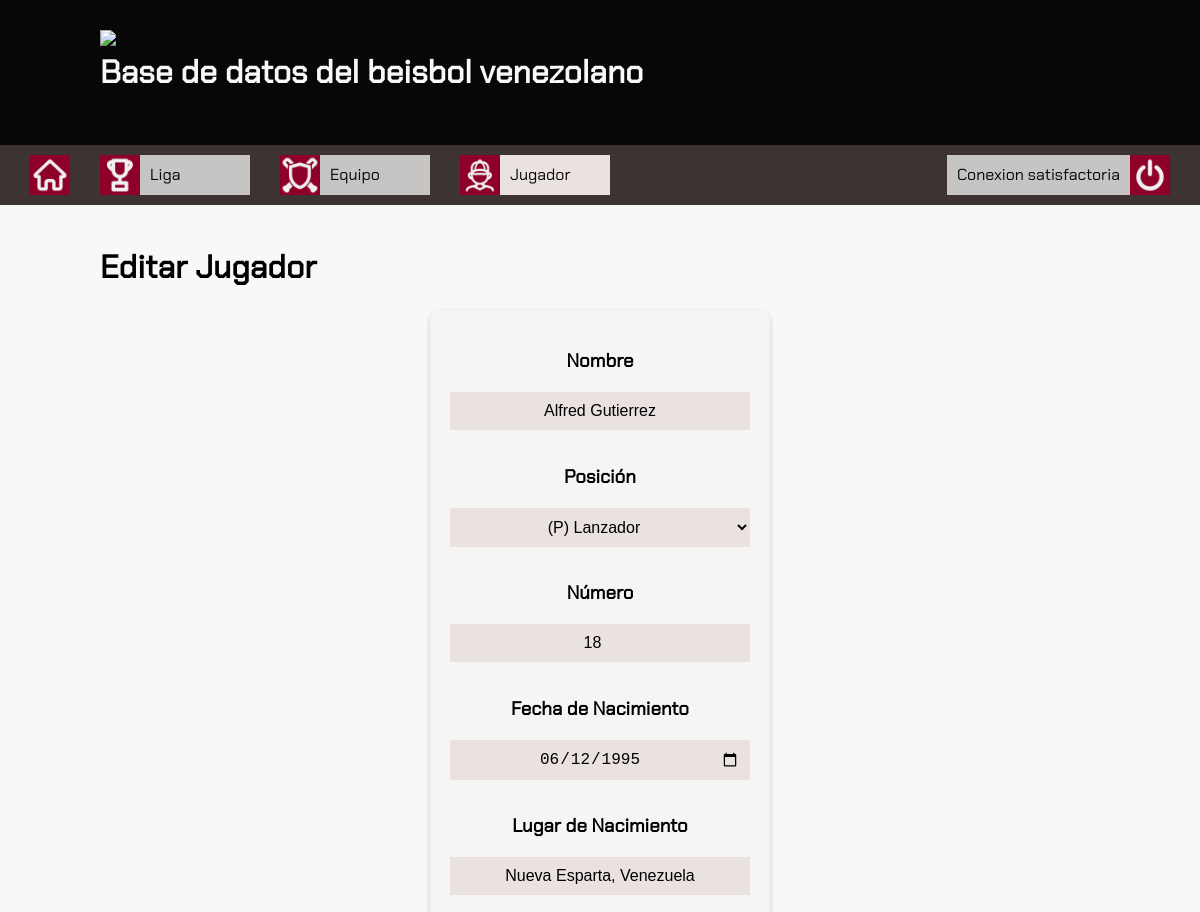
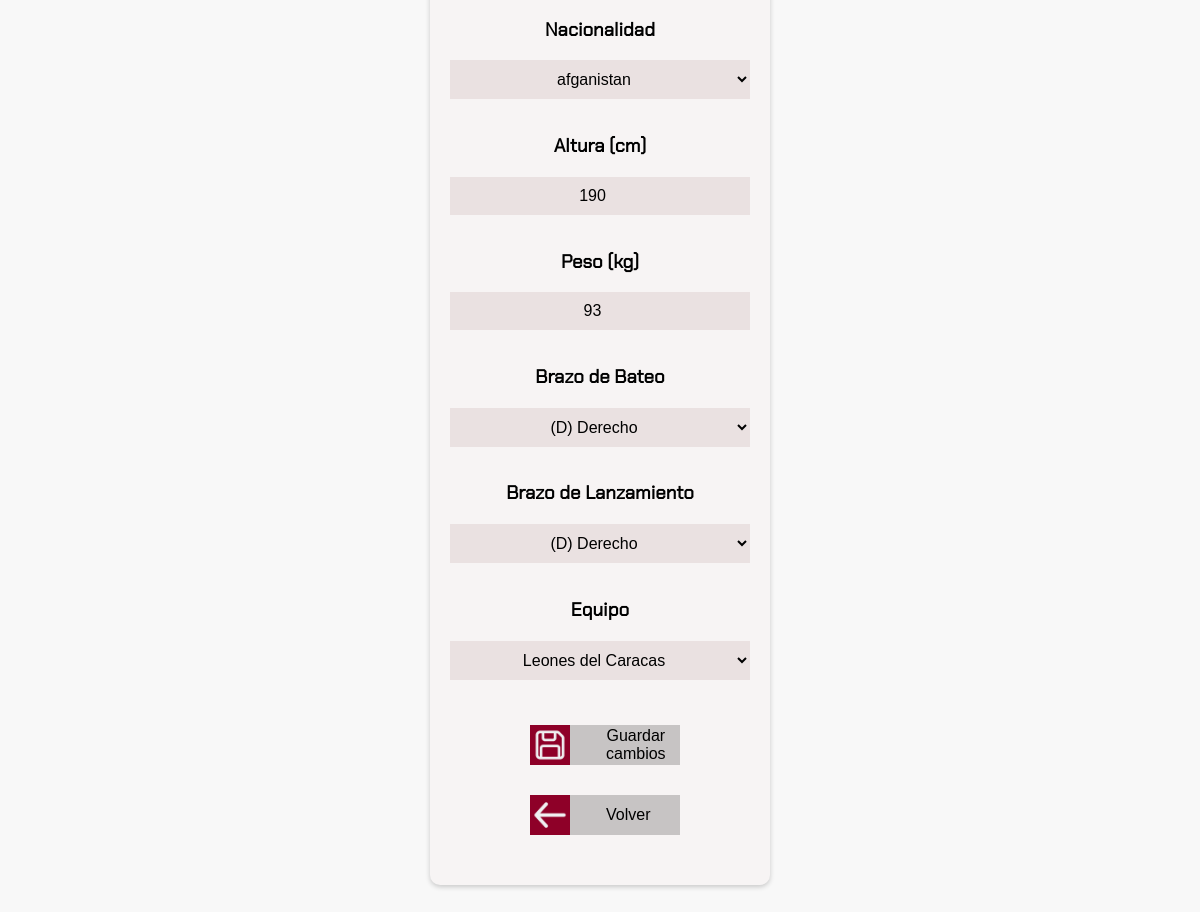
Screenshot of /editar_jugador.php?id=1 with the database file from the repository (2 pictures, top to bottom).
### tables this page shows
CREATE TABLE `t_jugadores` (
  `id_jugador` int(11) NOT NULL,
  `nombre_jugador` varchar(50) NOT NULL,
  `id_equipo` int(11) NOT NULL,
  `numero` int(2) DEFAULT NULL,
  `fecha_nacimiento_jugador` date NOT NULL,
  `lugar_nacimiento_jugador` varchar(50) DEFAULT NULL,
  `nacionalidad_jugador` varchar(50) NOT NULL,
  `posicion` varchar(50) NOT NULL,
  `altura` double DEFAULT NULL,
  `peso` double DEFAULT NULL,
  `brazo_bateo` varchar(4) DEFAULT NULL,
  `brazo_lanzamiento` varchar(4) DEFAULT NULL
);

### editar_jugador.php (the view, shortened to what this page needs)
<!DOCTYPE html>
<html lang="es">
<head>
  <link rel="stylesheet" href="style.css">
</head>
<body>
  <header>
    <div class="container">
      <img src="img/logo.png" class="logo">
      <h1> Base de datos del beisbol venezolano</h1>
    </div>
  </header>
  <?php include "nav_jugador.php"; ?>
  <?php
  if (isset($_GET['id'])) {
    $id = mysqli_real_escape_string($cone, $_GET['id']);
    $sql = "SELECT * FROM t_jugadores WHERE id_jugador = $id";
    $result = mysqli_query($cone, $sql);
  } else {
    echo "<h1>Error: ID de jugador faltante.</h1>";
  }
  $row = mysqli_fetch_assoc($result);
  $pagina_anterior = $row["id_equipo"];
  ?>
  <div class="container">
    <h1>Editar Jugador</h1>
    <section class="tarjeta-container">
      <div class="tarjeta">
        <form method="post" action="">
          <div>
            <h3>Nombre</h3>
            <input type="text" name="nombre_jugador" value="<?php echo $row['nombre_jugador'] ?>">
          </div>
          <div>
            <h3>Posición</h3>
            <select name="posicion">
              <option value="P">(P) Lanzador</option>
            </select>
          </div>
          <div>
            <h3>Número</h3>
            <input type="number" name="numero" value="<?php echo $row['numero'] ?>">
          </div>
          <div>
            <h3>Fecha de Nacimiento</h3>
            <input type="date" name="fecha_nacimiento_jugador" value="<?php echo $row['fecha_nacimiento_jugador'] ?>">
          </div>
          <div>
            <h3>Lugar de Nacimiento</h3>
            <input type="text" name="lugar_nacimiento_jugador" value="<?php echo $row['lugar_nacimiento_jugador'] ?>">
          </div>
          <div>
            <h3>Nacionalidad</h3>
            <select name="nacionalidad_jugador">
              <option value="afganistan">afganistan</option>
            </select>
          </div>
          <div>
            <h3>Altura (cm)</h3>
            <input type="number" name="altura" value="<?php echo $row['altura'] ?>">
          </div>
          <div>
            <h3>Peso (kg)</h3>
            <input type="number" name="peso" value="<?php echo $row['peso'] ?>">
          </div>
          <div>
            <h3>Brazo de Bateo</h3>
            <select name="brazo_bateo">
              <option value="D">(D) Derecho</option>
            </select>
          </div>
          <div>
            <h3>Brazo de Lanzamiento</h3>
            <select name="brazo_lanzamiento" value="<?php echo $row['brazo_lanzamiento'] ?>">
              <option value="D">(D) Derecho</option>
            </select>
          </div>
          <div>
            <h3>Equipo</h3>
            <select name="id_equipo"></option>
              <?php
              $sql_equipos = "SELECT id_equipo, nombre_equipo FROM t_equipos";
              $result_cambiar_equipo = mysqli_query($cone, $sql_equipos);
              if (mysqli_num_rows($result_cambiar_equipo) > 0) {
                while ($row = mysqli_fetch_assoc($result_cambiar_equipo)) {
                  $ide = $row['id_equipo'];
                  $name = $row['nombre_equipo'];
                  echo "<option value='$ide'>$name</option>";
                }
              }
              ?>
            </select>
          </div>
          <div class="button-container">
            <div class="elemento-izquierda elemento-izquierda-texto">
              <img src="img/guardar.jpg" width="40" height="40">
              <button type="submit" name="guardar">Guardar cambios</button>
            </div>
            <div class="elemento-izquierda elemento-izquierda-texto">
              <img src="img/atras.jpg" width="40" height="40">
              <a href="equipo.php?id=<?php echo $pagina_anterior; ?>"><button type="button">Volver</button></a>
            </div>
          </div>
        </form>
      </div>
    </section>
</body>
</html>

### style.css (style rules this page uses)
body { font-family: 'Chakra Petch'; margin: 0; padding: 0; background-color: #f8f8f8; position: relative; min-height: 100vh; }
.container { max-width: 1000px; margin: 0 auto; padding: 20px; }
header { background-color: #070707; color: #f8f8f8; padding: 10px 0; }
.logo { width: 300px; height: auto; float: left; }
a { text-decoration: none; color: #070707; }
.elemento-izquierda { display: flex; align-items: center; margin-left: 30px; }
.elemento-izquierda-texto { display: flex; align-items: center; margin-left: 30px; background-color: #C7C4C4; width: 150px; transition: ease-in-out 0.5s }
.tarjeta-container { display: flex; flex-wrap: wrap; justify-content: space-around; }
.tarjeta { width: 300px; text-align: center; padding: 20px; margin-bottom: 40px; border: none; background-color: #f7f4f4; border-radius: 10px; box-shadow: 0px 2px 5px #07070731; transition: ease-in-out 0.5s; }
.tarjeta input, select { width: 300px; padding: 10px; background-color: #eae1e1; border: none; box-sizing: border-box; margin-bottom: 15px; font-size: 16px; text-align: center; }
.button-container { align-items: center; margin-top: 30px; margin-bottom: 30px; margin-left: 50px; }
.button-container .elemento-izquierda.elemento-izquierda-texto { margin-top: 30px; }
.button-container button { margin-left: 30px; margin-right: 30px; background-color: #C7C4C4; height: 40px; width: 150 px; border: none; font-size: 16px; transition: ease-in-out 0.5s; }

### rows the page displays
t_jugadores: nombre_jugador "Alfred Gutierrez", numero "18", fecha_nacimiento_jugador "06/12/1995", lugar_nacimiento_jugador "Nueva Esparta, Venezuela", altura "190", peso "93", brazo_lanzamiento "(D) Derecho"

### other values shown
form field id_equipo "Leones del Caracas"
